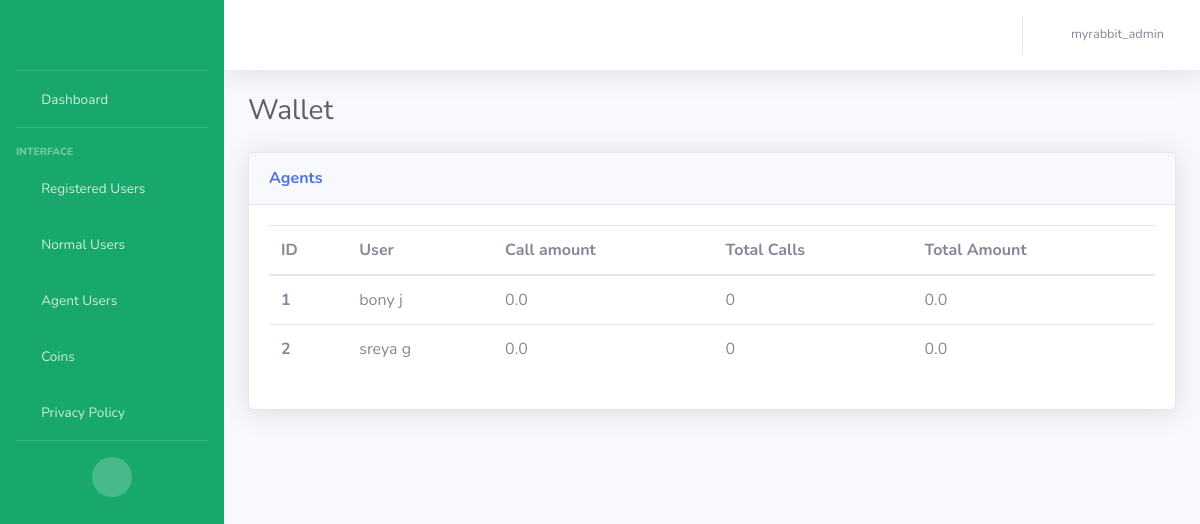
/wallet_agent_user (signed in), run on an earlier commit of the app's database.
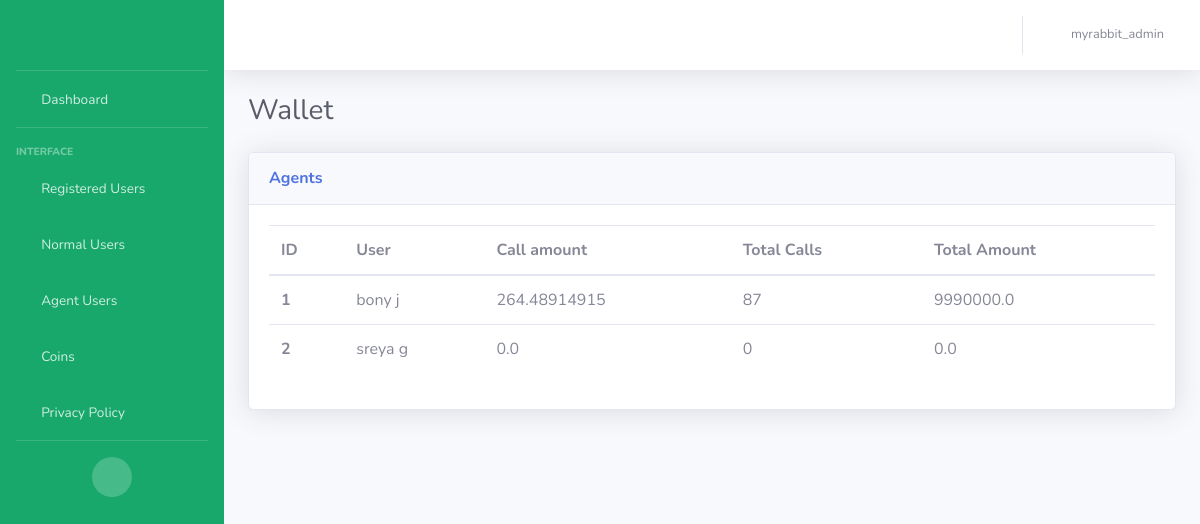
And on a later commit of the database.
### my_rabit_app/models.py (models this page shows, shortened)
class WalletModel(models.Model):
    wallet_id = models.AutoField(primary_key=True)
    user = models.ForeignKey(CustomerModel, on_delete=models.CASCADE)
    wallet_coins = models.IntegerField(default=300, null=True)
    call_amount = models.FloatField(default=0.0)
    total_minutes = models.IntegerField(default=0)
    total_amount = models.FloatField(default=0.0)

class CustomerModel(models.Model):
    NORMAL_USER = 'Normal User'
    AGENT_USER = 'Agent User'
    USER_STATUS_CHOICES = [
        (NORMAL_USER, 'Normal User'),
        (AGENT_USER, 'Agent User'),
    ]
    MALE = 'Male'
    FEMALE = 'Female'
    GENDER_CHOICES = [
        (MALE, 'Male'),
        (FEMALE, 'Female')
    ]
    customer_id = models.AutoField(primary_key=True)
    customer_first_name = models.CharField(max_length=100, blank=False)
    customer_last_name = models.CharField(max_length=100, default="unknown")
    customer_email = models.EmailField(default="unknown")
    customer_phone_number = models.CharField(max_length=50)
    customer_password = models.CharField(max_length=100, default='unknown')
    rating = models.IntegerField(default=0)
    terms_conditions = models.BooleanField(default=False)
    is_online = models.BooleanField(default=False)
    is_engaged = models.BooleanField(default=False)
    is_existing = models.BooleanField(default=False)
    adhaar_no = models.CharField(max_length=50, default="unknown")
    terms_conditions = models.BooleanField(default=False)
    gender = models.CharField(
        max_length=20,
        choices=GENDER_CHOICES,
        null=True
    )
    status = models.CharField(
        max_length=20,
        choices=USER_STATUS_CHOICES,
        default=NORMAL_USER,
    )
    @property
    def rating(self):
        from .models import RatingModel
        rating = RatingModel.objects.filter(agent=self).aggregate(Avg('ratings')).get('ratings__avg')
        return rating if rating is not None else 0

### my_rabit_app/views.py (the view)
# urls.py: path('wallet_agent_user', views.wallet_agentuser, name='wallet_agent_users'),  # wallet page for agent user
def wallet_agentuser(request):
    username = request.session.get('user', None)
    if username is None:
        return redirect('/login')
    wallets = WalletModel.objects.filter(user__status='Agent User')
    return render(request, 'agentuser_wallet.html', {'wallets': wallets, 'username': username})

### templates/agentuser_wallet.html (shortened to what this page needs)
{% extends 'base.html' %}
{% block content %}
    <div class="container-fluid">
        <div class="d-sm-flex align-items-center justify-content-between mb-4">
            <h1 class="h3 mb-0 text-gray-800">Wallet</h1>
        </div>
        <div class="row">
            <div class="col">
                <div class="card shadow mb-4">
                    <div
                        class="card-header py-3 d-flex flex-row align-items-center justify-content-between">
                        <h6 class="m-0 font-weight-bold text-primary">Agents</h6>
                        <div class="dropdown no-arrow">
                            <a class="dropdown-toggle" href="#" role="button" id="dropdownMenuLink"
                                data-toggle="dropdown" aria-haspopup="true" aria-expanded="false">
                                <i class="fas fa-ellipsis-v fa-sm fa-fw text-gray-400"></i>
                            </a>
                        </div>
                    </div>
                    <div class="card-body">
                        <div class="table-responsive">
                            <table class="table table-hover all-users">
                              <thead>
                                <tr>
                                  <th scope="col">ID</th>
                                  <th scope="col">User</th>
                                  <th scope="col">Call amount</th>
                                  <th scope="col">Total Calls</th>
                                  <th scope="col">Total Amount</th>
                                </tr>
                              </thead>
                              <tbody>
                              {% for wallet in wallets %}
                                <tr>
                                    <th scope="row">{{ forloop.counter }}</th>
                                    <td>{{wallet.user.customer_first_name}} {{wallet.user.customer_last_name}}</td>
                                    <td>{{wallet.call_amount}}</td>
                                    <td>{{wallet.total_minutes}}</td>
                                    <td>{{wallet.total_amount}}</td>
                                </tr>
                              {% endfor %}
                              </tbody>
                            </table>
                        </div>
                    </div>
                </div>
            </div>
        </div>
    </div>
{% endblock %}

What changed in the data, as far as the page shows it:
changed WalletModel "bony": call_amount "0.0" → "264.48914915"; total_minutes "0" → "87"; total_amount "0.0" → "9990000.0"
